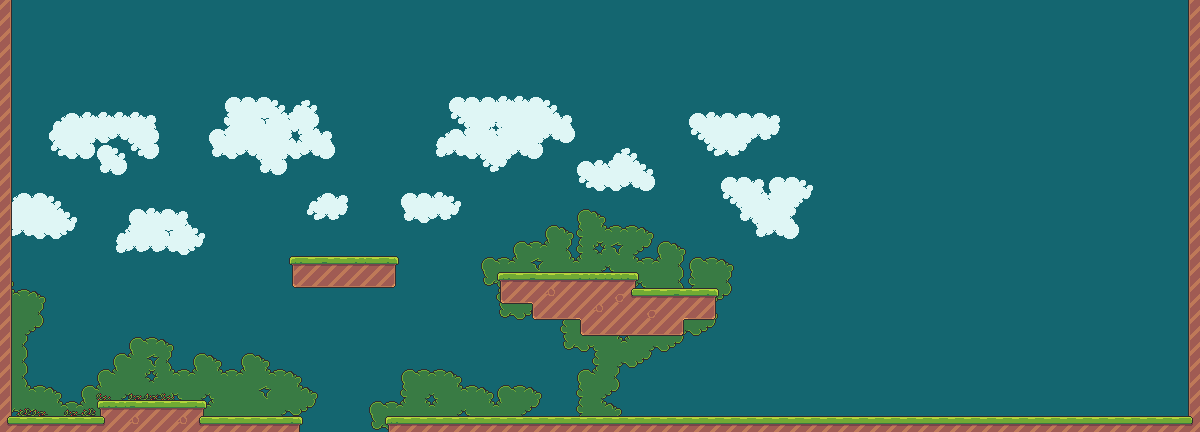

This game map was drawn from its Tiled (.tmx) file and the tilesets committed beside it. A one-line description and the trimmed map source follow:
An orthogonal 75x27 tile map with 16x16 px tiles, 4 tile layers (SkyLayer, CloudsLayer, BushesLayer, GroundLayer), 1 hidden layer not drawn, 2 tilesets and 15 objects (GameStart, Pit).

<map version="1.10" tiledversion="1.11.0" orientation="orthogonal" renderorder="right-down" width="75" height="27" tilewidth="16" tileheight="16" infinite="0" nextlayerid="4" nextobjectid="26">
 <tileset firstgid="1" source="../../Freddie.tsx" />
 <tileset firstgid="541" source="../../StandardTileset.tsx" />
 <layer id="4" name="SkyLayer" width="75" height="27" tintcolor="#ffffff">
  <data>[2025 cells, 2025 non-empty, 1 distinct tile ids]</data>
 </layer>
 <layer id="3" name="CloudsLayer" width="75" height="27" tintcolor="#ffffff" parallaxx="0.95">
  <data>[2025 cells, 176 non-empty, 23 distinct tile ids]</data>
 </layer>
 <layer id="2" name="BushesLayer" width="75" height="27">
  <data>[2025 cells, 252 non-empty, 23 distinct tile ids]</data>
 </layer>
 <layer id="2" name="GroundLayer" width="75" height="27" tintcolor="#ffffff">
  <data>[2025 cells, 179 non-empty, 20 distinct tile ids]</data>
 </layer>
 <layer id="1" name="GameplayLayer" width="75" height="27" visible="0" opacity="0.5" tintcolor="#ffffff">
  <data>[2025 cells, 185 non-empty, 1 distinct tile ids]</data>
 </layer>
 <objectgroup id="1" name="ObjectsLayer">
  <object id="3" gid="638" x="112" y="384" width="16" height="16" />
  <object id="4" gid="638" x="144" y="384" width="16" height="16" />
  <object id="8" gid="638" x="176" y="384" width="16" height="16" />
  <object id="10" gid="642" x="208" y="416" width="16" height="16" />
  <object id="11" gid="642" x="224" y="416" width="16" height="16">
   <properties>
    <property name="StartDelay" type="float" value="0.3" />
   </properties>
  </object>
  <object id="12" gid="642" x="240" y="416" width="16" height="16">
   <properties>
    <property name="StartDelay" type="float" value="0.6" />
   </properties>
  </object>
  <object id="13" gid="642" x="256" y="416" width="16" height="16">
   <properties>
    <property name="StartDelay" type="float" value="0.9" />
   </properties>
  </object>
  <object id="14" gid="642" x="272" y="416" width="16" height="16">
   <properties>
    <property name="StartDelay" type="float" value="1.2" />
   </properties>
  </object>
  <object id="18" gid="643" x="304" y="304" width="16" height="16">
   <properties>
    <property name="Direction" value="Down" />
    <property name="StartDelay" type="float" value="6" />
   </properties>
  </object>
  <object id="19" gid="643" x="320" y="304" width="16" height="16">
   <properties>
    <property name="Direction" value="Down" />
    <property name="StartDelay" type="float" value="4.5" />
   </properties>
  </object>
  <object id="20" gid="643" x="336" y="304" width="16" height="16">
   <properties>
    <property name="Direction" value="Down" />
    <property name="StartDelay" type="float" value="3" />
   </properties>
  </object>
  <object id="21" gid="643" x="352" y="304" width="16" height="16">
   <properties>
    <property name="Direction" value="Down" />
    <property name="StartDelay" type="float" value="1.5" />
   </properties>
  </object>
  <object id="22" gid="643" x="368" y="304" width="16" height="16">
   <properties>
    <property name="Direction" value="Down" />
   </properties>
  </object>
  <object id="23" name="GameStart" gid="609" x="48" y="416" width="16" height="16" />
  <object id="24" name="Pit1" type="Pit" x="249.5" y="452.5" width="185.5" height="19" />
 </objectgroup>
</map>